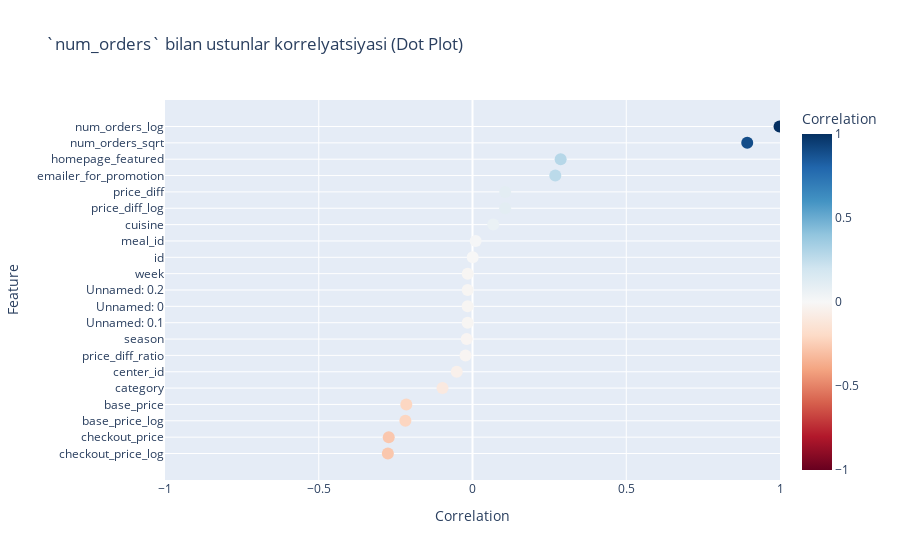

Source (notebook cell):
### Code cell
import plotly.express as px

# Korrelyatsiyani hisoblash
corr_matrix = df.corr(numeric_only=True)
target_corr = corr_matrix["num_orders"].drop("num_orders").sort_values().reset_index()
target_corr.columns = ["Feature", "Correlation"]

# Dot plot
fig = px.scatter(target_corr, y="Feature", x="Correlation",
                 title="`num_orders` bilan ustunlar korrelyatsiyasi (Dot Plot)",
                 color="Correlation", color_continuous_scale="RdBu", range_color=[-1, 1],
                 size=[0.5]*len(target_corr),  # barqaror nuqta o'lchami
                 symbol_sequence=["circle"])

fig.update_traces(marker=dict(size=12))  # nuqtalarni kattalashtirish
fig.update_layout(xaxis=dict(range=[-1, 1]), yaxis=dict(title="Feature"))
fig.show()

### Figure 1 — Plotly figure (JSON) as saved in the notebook; plotly's stock layout.template omitted (floating-point values rounded to 4 significant figures)
{"data": [{"hovertemplate": "Correlation=%{marker.color}<br>Feature=%{y}<br>size=%{marker.size}<extra></extra>", "legendgroup": "", "marker": {"color": [-0.2752, -0.2724, -0.2183, -0.2153, -0.09748, -0.05124, -0.02265, -0.01888, -0.01573, -0.01573, -0.01573, -0.01557, 0.0006783, 0.01024, 0.06739, 0.1062, 0.1064, 0.2692, 0.2867, 0.8934, 0.9985], "coloraxis": "coloraxis", "size": 12, "sizemode": "area", "sizeref": 0.00125, "symbol": "circle"}, "mode": "markers", "name": "", "orientation": "h", "showlegend": false, "type": "scatter", "x": [-0.2752, -0.2724, -0.2183, -0.2153, -0.09748, -0.05124, -0.02265, -0.01888, -0.01573, -0.01573, -0.01573, -0.01557, 0.0006783, 0.01024, 0.06739, 0.1062, 0.1064, 0.2692, 0.2867, 0.8934, 0.9985], "xaxis": "x", "y": ["checkout_price_log", "checkout_price", "base_price_log", "base_price", "category", "center_id", "price_diff_ratio", "season", "Unnamed: 0.1", "Unnamed: 0", "Unnamed: 0.2", "week", "id", "meal_id", "cuisine", "price_diff_log", "price_diff", "emailer_for_promotion", "homepage_featured", "num_orders_sqrt", "num_orders_log"], "yaxis": "y"}], "layout": {"coloraxis": {"cmax": 1, "cmin": -1, "colorbar": {"title": {"text": "Correlation"}}, "colorscale": [[0, "rgb(103,0,31)"], [0.1, "rgb(178,24,43)"], [0.2, "rgb(214,96,77)"], [0.3, "rgb(244,165,130)"], [0.4, "rgb(253,219,199)"], [0.5, "rgb(247,247,247)"], [0.6, "rgb(209,229,240)"], [0.7, "rgb(146,197,222)"], [0.8, "rgb(67,147,195)"], [0.9, "rgb(33,102,172)"], [1, "rgb(5,48,97)"]]}, "legend": {"itemsizing": "constant", "tracegroupgap": 0}, "title": {"text": "`num_orders` bilan ustunlar korrelyatsiyasi (Dot Plot)"}, "xaxis": {"anchor": "y", "domain": [0, 1], "range": [-1, 1], "title": {"text": "Correlation"}}, "yaxis": {"anchor": "x", "domain": [0, 1], "title": {"text": "Feature"}}}}
